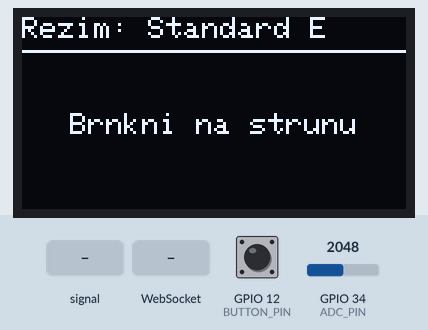
Bench run of a sketch on a simulated ESP32. Shown: 128×64 one-colour display. The test bench sets the inputs (shaded band); at power-on: GPIO 12 (BUTTON_PIN) HIGH, GPIO 34 (ADC_PIN) = 2048 (analog values on the 0–4095 scale). WiFi joins after 1.5 s; servers stay silent unless stated; what the sketch prints to the serial monitor is not drawn.

Above: at 4.7 s.
4.8 s: GPIO 34 (ADC_PIN) fed a 200 Hz sine of ±327 counts around its level
At 6.8 s:
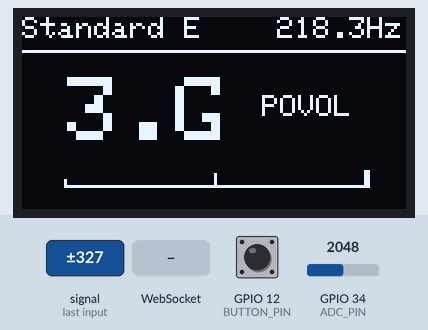
7.5 s: GPIO 12 (BUTTON_PIN) pulled LOW for 0.15 s
At 8.4 s:
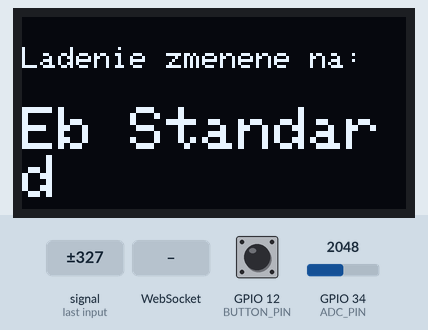
10.6 s: WebSocket text "SET_TUNING:" received
At 11.4 s:
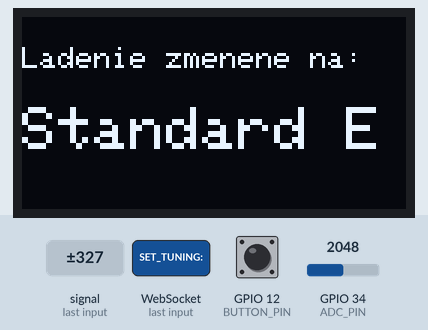
13.4 s: GPIO 12 (BUTTON_PIN) pulled LOW for 3.2 s
At 15.7 s:
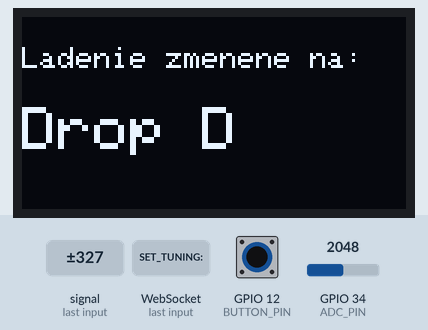
19.1 s: GPIO 34 (ADC_PIN) fed a 1000 Hz sine of ±1023 counts around its level
At 19.38 s:
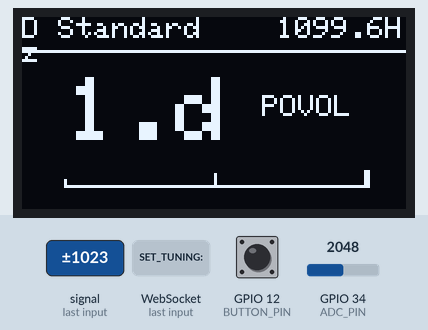
21.2 s: GPIO 12 (BUTTON_PIN) pulled LOW for 1 s
At 22.3 s:
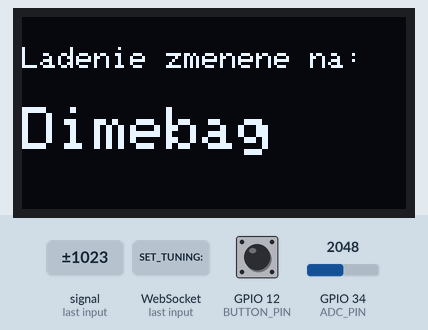
Timing chart, 0 to 23.8 s (numbered marks = the images above; inputs shaded):
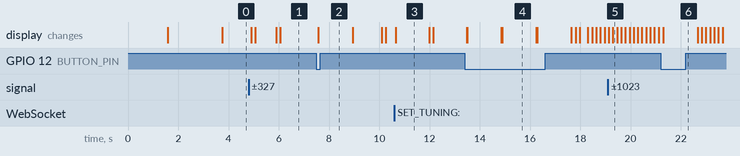

Measured:
- after the input at 4.8 s, the display: first changes after 0.11 s (image 1 shows a later state)
- after the input at 7.5 s, the display: changes after 0.08 s (image 2)
- after the input at 10.6 s, the display: changes after 0.06 s (image 3)
- after the input at 13.4 s, the display: first differs from a run without the input after 0.10 s (image 4 shows a later state)
- after the input at 19.1 s, the display: first differs from a run without the input after 0.20 s (image 5)
- after the input at 21.2 s, the display: changes after 0.11 s (image 6)
- what the display in image 3 shows lasts 1.3 s, from 10.7 s to 12.0 s

The sketch:

wifi_yin_combine_rozsirene_ladenie_experiment.ino
```cpp
//its working not perfectly but it is - gemini code - treba revizius claudom

#include <Arduino.h>
#include <Wire.h>
#include <Adafruit_GFX.h>
#include <Adafruit_SSD1306.h>
#include <WiFi.h>
#include <ESPAsyncWebServer.h>

// ─── WiFi ────────────────────────────────────────────────────────
const char* ssid = "iPhone";
const char* password = "jarosynek";

// ─── WebSocket ───────────────────────────────────────────────────
AsyncWebServer server(80);
AsyncWebSocket ws("/ws");

// ─── Audio ───────────────────────────────────────────────────────
#define ADC_PIN 34
#define SAMPLE_RATE 8000
#define BUFFER_SIZE 1024
#define YIN_THRESHOLD 0.15f

// ─── Hardware Pushbutton ─────────────────────────────────────────
#define BUTTON_PIN 12
unsigned long lastDebounceTime = 0;
const unsigned long debounceDelay = 250;

// ─── OLED Displej (SSD1306, 128x64 px) ───────────────────────────
#define SCREEN_WIDTH 128
#define SCREEN_HEIGHT 64
#define OLED_RESET    -1 // Zdieľaný reset pin (nepoužíva sa)
#define SCREEN_ADDRESS 0x3C // Štandardná I2C adresa pre tieto OLEDy

Adafruit_SSD1306 display(SCREEN_WIDTH, SCREEN_HEIGHT, &Wire, OLED_RESET);

// ─── Globálne buffery a premenné ─────────────────────────────────
static int16_t audioBuffer[BUFFER_SIZE];
static float yinBuffer[BUFFER_SIZE / 2];

float lastFreq = 0;
float currentFreq = 0;
String currentNote = "";
int currentOctave = 0;
int currentCentsOff = 0;
int currentStringNum = 0;

// ─── ŠTRUKTÚRA LADENÍ ─────────────────────────────────────────────
struct Tuning {
  const char* name;
  float frequencies[6];
  const char* noteNames[6];
};

int currentTuningIndex = 0;
const int TOTAL_TUNINGS = 6;

const Tuning tunings[TOTAL_TUNINGS] = {
  {"Standard E", {82.4f, 110.0f, 146.8f, 196.0f, 246.9f, 329.6f}, {"E", "A", "D", "G", "B", "e"}},
  {"Eb Standard", {77.8f, 103.8f, 138.6f, 185.0f, 233.1f, 311.1f}, {"D#", "G#", "C#", "F#", "A#", "d#"}},
  {"Drop D", {73.4f, 110.0f, 146.8f, 196.0f, 246.9f, 329.6f}, {"D", "A", "D", "G", "B", "e"}},
  {"D Standard", {73.4f, 97.9f, 130.8f, 174.6f, 220.0f, 293.7f}, {"D", "G", "C", "F", "A", "d"}},
  {"Dimebag", {75.6f, 100.9f, 134.7f, 179.6f, 226.4f, 302.0f}, {"D", "G", "C", "F", "A", "d"}},
  {"SOAD Drop C", {65.4f, 97.9f, 130.8f, 174.6f, 220.0f, 293.7f}, {"C", "G", "C", "F", "A", "d"}}
};

// ─── Funkcia na zmenu ladenia a informovanie okolia (Sync) ───────
void changeTuning(int newIndex) {
  if (newIndex >= 0 && newIndex < TOTAL_TUNINGS) {
    currentTuningIndex = newIndex;

    // Zobrazenie zmeny na OLED
    display.clearDisplay();
    display.setTextSize(1);
    display.setTextColor(SSD1306_WHITE);
    display.setCursor(0, 10);
    display.println("Ladenie zmenene na:");
    display.setTextSize(2);
    display.setCursor(0, 30);
    display.println(tunings[currentTuningIndex].name);
    display.display();

    // Odoslanie synchrónnej správy na WEB
    String syncJson = "{\"event\":\"tuning_changed\",\"tuning_index\":" + String(currentTuningIndex) +
                      ",\"tuning_name\":\"" + String(tunings[currentTuningIndex].name) + "\"}";
    ws.textAll(syncJson);

    Serial.print("Ladenie synchronizovane na: ");
    Serial.println(tunings[currentTuningIndex].name);

    delay(1200);
  }
}

// ─── frequencyToNote ─────────────────────────────────────────────
void frequencyToNote(float frequency) {
  Tuning activeTuning = tunings[currentTuningIndex];
  int bestStringIndex = 0;
  float minDifference = 9999.0f;

  for (int i = 0; i < 6; i++) {
    float diff = abs(frequency - activeTuning.frequencies[i]);
    if (diff < minDifference) {
      minDifference = diff;
      bestStringIndex = i;
    }
  }

  currentStringNum = 6 - bestStringIndex;
  currentNote = activeTuning.noteNames[bestStringIndex];

  float targetFreq = activeTuning.frequencies[bestStringIndex];
  currentCentsOff = round(1200.0f * log2(frequency / targetFreq));

  // Obmedzíme rozsah centov na -50 až +50 pre vykresľovanie na stupnici
  if (currentCentsOff > 50) currentCentsOff = 50;
  if (currentCentsOff < -50) currentCentsOff = -50;

  if (bestStringIndex <= 1) currentOctave = 2;
  else if (bestStringIndex <= 4) currentOctave = 3;
  else currentOctave = 4;
}

// ─── sampleAudio ─────────────────────────────────────────────────
void sampleAudio() {
  uint32_t period = 1000000 / SAMPLE_RATE;
  for (int i = 0; i < BUFFER_SIZE; i++) {
    uint32_t t = micros();
    audioBuffer[i] = (int16_t)(analogRead(ADC_PIN) - 2048);
    while (micros() - t < period);
  }
}

// ─── yinDetect ───────────────────────────────────────────────────
float yinDetect() {
  int halfSize = BUFFER_SIZE / 2;
  for (int tau = 0; tau < halfSize; tau++) {
    yinBuffer[tau] = 0;
    for (int i = 0; i < halfSize; i++) {
      float delta = (float)(audioBuffer[i] - audioBuffer[i + tau]);
      yinBuffer[tau] += delta * delta;
    }
  }
  yinBuffer[0] = 1.0f;
  float runningSum = 0;
  for (int tau = 1; tau < halfSize; tau++) {
    runningSum += yinBuffer[tau];
    yinBuffer[tau] *= (float)tau / runningSum;
  }
  int tau = 2;
  while (tau < halfSize) {
    if (yinBuffer[tau] < YIN_THRESHOLD) {
      while (tau + 1 < halfSize && yinBuffer[tau + 1] < yinBuffer[tau]) tau++;
      float better = tau;
      if (tau > 0 && tau < halfSize - 1) {
        float s0 = yinBuffer[tau - 1];
        float s1 = yinBuffer[tau];
        float s2 = yinBuffer[tau + 1];
        better = tau + (s2 - s0) / (2.0f * (2.0f * s1 - s2 - s0));
      }
      return (float)SAMPLE_RATE / better;
    }
    tau++;
  }
  return -1.0f;
}

// ─── updateDisplay (NOVÁ GRAFICKÁ VERZIA PRE OLED) ────────────────
void updateDisplay() {
  display.clearDisplay();

  // 1. Horný riadok: Aktuálne ladenie
  display.setTextSize(1);
  display.setTextColor(SSD1306_WHITE);
  display.setCursor(0, 0);
  display.print(tunings[currentTuningIndex].name);

  // Frekvencia vpravo hore
  display.setCursor(85, 0);
  display.print(String(currentFreq, 1) + "Hz");

  // Čiara pod horným menu
  display.drawFastHLine(0, 11, 128, SSD1306_WHITE);

  // 2. Stredná časť: Veľká struna a tón
  display.setTextSize(3);
  display.setCursor(15, 20);
  display.print(String(currentStringNum) + "." + currentNote);

  // Stav ladenia textovo slovne
  display.setTextSize(1);
  display.setCursor(80, 26);
  if (abs(currentCentsOff) <= 5) {
    display.print("OK");
  } else if (currentCentsOff > 0) {
    display.print("POVOL");
  } else {
    display.print("PRITIAH");
  }

  // 3. Spodná časť: Grafická ladiaca ručička (Stupnica od -50 do +50 centov)
  // Stred stupnice je na pixeli 64. Rozsah stupnice bude široký 100 pixelov (od 14 do 114)
  int centerX = 64;
  int gaugeY = 56;

  // Vykreslenie rysiek stupnice (ľavá, stredná, pravá)
  display.drawFastVLine(centerX, gaugeY - 4, 5, SSD1306_WHITE);      // Stred
  display.drawFastVLine(centerX - 50, gaugeY - 2, 3, SSD1306_WHITE); // -50 centov
  display.drawFastVLine(centerX + 50, gaugeY - 2, 3, SSD1306_WHITE); // +50 centov
  display.drawFastHLine(centerX - 50, gaugeY, 100, SSD1306_WHITE);   // Hlavná horizontálna os

  // Výpočet pozície "ručičky" na základe odchýlky (1 cent = 1 pixel smerom od stredu)
  int pointerX = centerX + currentCentsOff;

  // Ak je naladené, nakreslíme hrubší stredový štvorček, ak nie, tak len čiarku (ručičku)
  if (abs(currentCentsOff) <= 5) {
    display.fillRect(pointerX - 2, gaugeY - 5, 5, 6, SSD1306_WHITE);
  } else {
    display.fillRect(pointerX, gaugeY - 5, 2, 6, SSD1306_WHITE);
  }

  display.display();
}

// ─── WebSocket event ─────────────────────────────────────────────
void onWebSocketEvent(AsyncWebSocket *server, AsyncWebSocketClient *client,
                      AwsEventType type, void *arg, uint8_t *data, size_t len) {
  if (type == WS_EVT_CONNECT) {
    Serial.println("Client connected");
    String initJson = "{\"event\":\"tuning_changed\",\"tuning_index\":" + String(currentTuningIndex) +
                      ",\"tuning_name\":\"" + String(tunings[currentTuningIndex].name) + "\"}";
    client->text(initJson);
  }
  else if (type == WS_EVT_DISCONNECT) {
    Serial.println("Client disconnected");
  }
  else if (type == WS_EVT_DATA) {
    AwsFrameInfo *info = (AwsFrameInfo*)arg;
    if (info->opcode == WS_TEXT) {
      data[len] = 0;
      String msg = (char*)data;
      if (msg.startsWith("SET_TUNING:")) {
        int newTuning = msg.substring(11).toInt();
        changeTuning(newTuning);
      }
    }
  }
}

// ─── Setup ───────────────────────────────────────────────────────
void setup() {
  btStop();
  Serial.begin(115200);

  pinMode(BUTTON_PIN, INPUT_PULLUP);

  analogReadResolution(12);
  analogSetAttenuation(ADC_11db);

  // Inicializácia I2C a OLED Displeja
  if(!display.begin(SSD1306_SWITCHCAPVCC, SCREEN_ADDRESS)) {
    Serial.println(F("SSD1306 allocation failed"));
    for(;;); // Ak nenašlo displej, zastav program
  }

  display.clearDisplay();
  display.setTextSize(1);
  display.setTextColor(SSD1306_WHITE);
  display.setCursor(10, 15);
  display.println("  GUITAR TUNER  ");
  display.setCursor(10, 35);
  display.println("Connecting WiFi...");
  display.display();

  WiFi.begin(ssid, password);
  int attempts = 0;
  while (WiFi.status() != WL_CONNECTED) {
    delay(500);
    attempts++;
    if (attempts > 20) {
      display.setCursor(10, 50);
      display.println("WiFi FAILED!");
      display.display();
      break;
    }
  }

  if (WiFi.status() == WL_CONNECTED) {
    display.clearDisplay();
    display.setCursor(10, 20);
    display.println("WiFi Connected!");
    display.setCursor(10, 40);
    display.println(WiFi.localIP().toString());
    display.display();
    Serial.println(WiFi.localIP());
    delay(2000);
  }

  display.clearDisplay();
  ws.onEvent(onWebSocketEvent);
  server.addHandler(&ws);
  server.begin();
}

// ─── Loop ────────────────────────────────────────────────────────
void loop() {
  ws.cleanupClients();

  // 1. KONTROLA HARDVÉROVÉHO TLAČIDLA
  if (digitalRead(BUTTON_PIN) == LOW) {
    if ((millis() - lastDebounceTime) > debounceDelay) {
      int nextTuning = (currentTuningIndex + 1) % TOTAL_TUNINGS;
      lastDebounceTime = millis();
      changeTuning(nextTuning);
    }
  }

  // 2. MERANIE A ANALÝZA ZVUKU
  sampleAudio();

  float rms = 0;
  for (int i = 0; i < BUFFER_SIZE; i++) {
    rms += (float)audioBuffer[i] * audioBuffer[i];
  }
  rms = sqrt(rms / BUFFER_SIZE);

  if (rms < 80) {
    lastFreq = 0;

    // Obrazovka v tichu: Zobrazuje názov aktuálneho vybraného ladenia a pokyn
    display.clearDisplay();
    display.setTextSize(1);
    display.setTextColor(SSD1306_WHITE);
    display.setCursor(0, 0);
    display.print("Rezim: " + String(tunings[currentTuningIndex].name));
    display.drawFastHLine(0, 11, 128, SSD1306_WHITE);

    display.setTextSize(1.5);
    display.setCursor(16, 32);
    display.print("Brnkni na strunu");
    display.display();
    return;
  }

  float freq = yinDetect();

  if (freq > 60 && freq < 1400) {
    if (lastFreq == 0 || freq > lastFreq * 0.4f) {
      lastFreq = freq;
      currentFreq = freq;
      frequencyToNote(freq);
      updateDisplay(); // Volá novú grafickú funkciu

      String json = "{\"event\":\"tuning_data\",\"tuning_name\":\"" + String(tunings[currentTuningIndex].name) +
                    "\",\"string_num\":" + String(currentStringNum) +
                    ",\"note\":\"" + currentNote +
                    "\",\"octave\":" + String(currentOctave) +
                    ",\"frequency\":" + String(currentFreq, 1) +
                    ",\"cents_off\":" + String(currentCentsOff) + "}";
      ws.textAll(json);
    }
  } else {
    lastFreq = 0;
    display.clearDisplay();
    display.setCursor(15, 30);
    display.setTextSize(1);
    display.print("- mimo rozsah -");
    display.display();
  }
}
```
